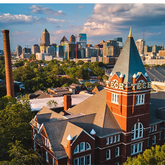
#> input picture ISYE 6740/HW1-clustering/GeorgiaTech.bmp, 165 x 165 px, shrunk from 400 x 400 before the run
$ jupyter execute --allow-errors Mondal_Mousom_HW1_report.ipynb   (shell and % lines are left out)
#> lines starting #> are read from the running program, lines starting #| are printed output that depends on the picture
### (5 points) What’s the main difference between supervised and unsupervised learning?

The supervised learning is done using labeled data i.e. the training data carries the knowledge of
what the output would be for a set of input data. In essence, the goal of supervised learning is
to learn a function that, given a sample of data and desired outputs, best approximates the
relationship between input and output observable in the data.

On contrary, unsupervised learning does not have labeled data, so its goal is to infer the pattern or
natural structure present within the dataset.

### (5 points) Will different initializations for k-means lead to different results?

k-means algorithm starts with random initialization of its centroids and number of centroids. while objective is to reduce the the WCSS ( within cluster sum of square) of all its points within preset iterations and/or thresholds , even though the solution may look like following a monotonically decreasing path, it may stuck at local minimum point. so based on the initialization of the centroids,
the solution can reach different local minimum every time but will not oscillate and will converge.

### (5 points) Give a short proof (can be in words but using correct logic) why k-means algorithm will converge in finite number of iterations.

The objective function of k-means is to reduce the distance between centroids and the prospective member of that cluster, so mathematically it would be a monotonously decreasing value and won't oscillate as we only assign new clusters when the new total distance is less than the previous one.  Also , the objective function is average sum of squared distance , whose minimum value can only be zero.
So, even though the objective function may not give a global minimum but will provide a local minimum within finite iteration and will converge.

### (5 points) What is the main difference between k-means and generalized k-means algorithm? Explain how the choice of the similarity/dissimilarity/distance will impact the result.

In classic k-means algorithm, we start with number of clusters that we want our data points to belong too, which may not lead to an optimum clusters or solutions whereas in generalized k-means - it uses v-fold cross-validation scheme to find and assign optimal number of clusters. In generalized k-means distance function is not euclidian but any distance function among few choices - such as euclidian and minkwoski and within minkwoski we can have manhattan, infinite or p-th root distance.

Similarity and dissimilary functions essentially sets the baseline as what attributes would be compared to categorize leading to difference in comparisons and using different distance function that suits that attribute compare. This has huge impact - such as if infite distance is chosen, then one big outlier point can dominate the whole cluster assignment, whereas the lower the values used for p-th root,  will minimize individual points effect on overall distance.

### (10 points) Consider the following simple graph

Write down the graph Laplacian matrix and find the eigenvectors associated with the zero eigenvalue.
Explain how do you find out the number of disconnected clusters in graph and identify these
disconnected clusters using these eigenvectors.

[cell 1]
import numpy as np
A=[[0,1,1,0,0],[1,0,1,0,0],[1,1,0,0,0],[0,0,0,0,1],[0,0,0,1,0]]
D = np.diag(np.sum(A, axis=1))
L = D-A

[cell 2]
print("Laplacian matrix....")
L

[cell 3]
vals,vecs=np.linalg.eig(L)
print("Eigen vectors.....")
print(vecs)

[cell 4]
vals[vals == 0]
print("Number of zeros in eignvalue indicates number of disconnected graph...")
print(f"Number of disconnected graph : { len(vals[vals == 0])}")

[cell 5]
vals

### 2 Image compression using clustering [40 points]

#### Generic code

[cell 6]
import numpy as np
from numpy.random import choice


def calculate_distance(X, centers, i_ord=2):
    return np.linalg.norm(X[:, np.newaxis, :] - centers, ord=i_ord, axis=2)


def assign_cluster_labels(S):
    return np.argmin(S, axis=1)

def update_centers(X, y, order):
    # X[:m, :d] == m points, each of dimension d
    # y[:m] == cluster labels
    m, d = X.shape
    k = max(y) + 1

    centers = np.empty((k, d))
    for j in range(k):
        # Compute the new center of cluster j,
        # i.e., centers[j, :d].
        if order == 2:
            centers[j, :d] = np.mean(X[y == j, :], axis=0)
        else:
            centers[j, :d] = np.median(X[y == j, :], axis=0)
    #print(f"New Centers : {centers}")
    return centers

def has_converged(old_centers, centers):
    return set([tuple(x) for x in old_centers]) == set([tuple(x) for x in centers])

def kmeans(X, k,
           starting_centers=None,
           max_steps=np.inf,
           order=2):
    if starting_centers is None:
        samples=choice(len(X),size=k, replace=False)
        #print(samples)
        centers=X[samples, :]
        #centers = initialize_centers(X, k)
    else:
        centers = starting_centers

    #print(centers)
    converged = False
    labels = np.zeros(len(X))
    i = 1
    while (not converged) and (i <= max_steps):
        old_centers = centers
        S = calculate_distance(X, centers,order)
        labels = assign_cluster_labels(S)
        centers = update_centers(X, labels, order)
        converged = has_converged(old_centers, centers)
        #print ("iteration", i, "WCSS = ", WCSS (S))
        i += 1
    print(f"Total Iteration: {i}")
    return labels

#### (20 points) - part 1
Use k-means with squared-ℓ2 norm as a metric, for GeorgiaTech.bmp and football.bmp
and also choose a third picture of your own to work on. We recommend size of 320 × 240 or smaller.
Run your k-means implementation with these pictures, with several different k = 2, 4, 8, 16.

Run your k-means implementation (with squared-ℓ2 norm) with random initialization centroids. Please
try multiple time and report the best one (in terms of the image quality).

Please write in your report, how long does it take to converge for each k (report the number of
iterations, and elapsed time in seconds) and also include the resulted compressed pictures for each k
in the report.

[cell 7]
from matplotlib import image, pyplot as plt
import time
from PIL import Image

pic_dict=[]

#plt_gtech=image.imread(r"C:\Users\mouso\Spring2022\ISYE6414\homework1-eb401e11-6b4e-48c9-b101-5fc9d6071480\data\GeorgiaTech.bmp")
plt_gtech=image.imread("GeorgiaTech.bmp")
#> plt_gtech is the input picture: shape (165, 165, 3); mean R, G, B 111.9, 104.8, 95.6
gtech_arr=np.array(plt_gtech)
r,c,l =gtech_arr.shape
#> r = 165; c = 165; l = 3
print("GATech.bmp: ",r,c,l)
#| GATech.bmp:  165 165 3
gtech_arr_reshape= np.reshape(gtech_arr,(r*c,l))
pic_dict.append({'gtech.bmp':[gtech_arr_reshape,(r,c,l)]})

#plt_football=image.imread(r"C:\Users\mouso\Spring2022\ISYE6414\homework1-eb401e11-6b4e-48c9-b101-5fc9d6071480\data\football.bmp")
plt_football=image.imread(r"football.bmp")
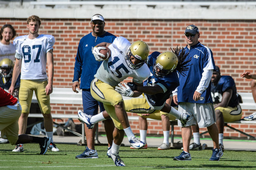
#> input picture ISYE 6740/HW1-clustering/football.bmp, 256 x 170 px, shrunk from 620 x 412 before the run
#> plt_football is the input picture: shape (170, 256, 3); mean R, G, B 126.6, 124.1, 114.2
football_arr=np.array(plt_football)
r,c,l =football_arr.shape
#> r = 170; c = 256
print("Football.bmp: ",r,c,l)
#| Football.bmp:  170 256 3
football_arr_reshape= np.reshape(football_arr,(r*c,l))
pic_dict.append({'football.bmp':[football_arr_reshape,(r,c,l)]})

#plt_koala=image.imread(r"C:\Users\mouso\Spring2022\ISYE6414\homework1-eb401e11-6b4e-48c9-b101-5fc9d6071480\data\purple.bmp")
plt_koala=image.imread(r"purple.bmp")
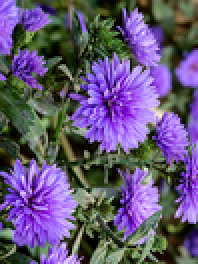
#> input picture ISYE 6740/HW1-clustering/purple.bmp, 99 x 132 px, shrunk from 240 x 320 before the run (shown 2 times larger)
#> plt_koala is the input picture: shape (132, 99, 3); mean R, G, B 99.3, 86.2, 119.1
koala_arr=np.array(plt_koala)
r,c,l =koala_arr.shape
#> r = 132; c = 99
print("purple.bmp: ",r,c,l)
#| purple.bmp:  132 99 3
koala_arr_reshape= np.reshape(koala_arr,(r*c,l))
pic_dict.append({'koala.jpeg':[koala_arr_reshape,(r,c,l)]})


print("******")


#print(football_arr_reshape.shape)
#print(football_arr_reshape)

cluster_no_list=[2,4,8,16]

for dist_order in [1,2]:
    print("#" * 15 + '-'*5 +'#'*15)
    print(f"Processing using {'L2' if dist_order ==2 else 'L1'} distance method")

    for i,pic in enumerate(pic_dict):
        print("#" * 15 + '-'*5 +'#'*15)
        for image,val in pic.items():
            #fig,ax=plt.subplots(2,2)
            #print(fig)
            #ax[i].imshow(val[0])
            for num_cluster in cluster_no_list:
                stime= time.time()
                plt.imshow(val[0])
                #plt.show()
                print("\n\n\n")
                print(f"Processing image START: {image}, cluster count: {num_cluster}")
                labels=kmeans(X=val[0],k=num_cluster,order=dist_order)
                #type(labels)
                ind=np.column_stack((val[0], labels))
                #print(ind)

                centers={}
                #print(set(labels))

                for i in set(labels):
                    c = ind[ind[:,3] == i].mean(axis=0)
                    centers[i] = c[:3]
                #print(centers)
                #print(f"Final centers {centers}")
                img_clustered = np.array([centers[i] for i in labels])

                img_disp=np.reshape(img_clustered,val[1],order="C")
                #print(img_disp.shape)
                arr=img_disp.astype(dtype='uint8')
                img=Image.fromarray(arr,'RGB')
                plt.imshow(img)
                plt.show()
                etime= time.time()
                print(f"Processing image END: {image}, cluster count: {num_cluster}, time taken:{etime-stime} seconds")
                plt.show()
            plt.show()
#> this loop made 2 passes
#> pass 1, `plt.show()`:
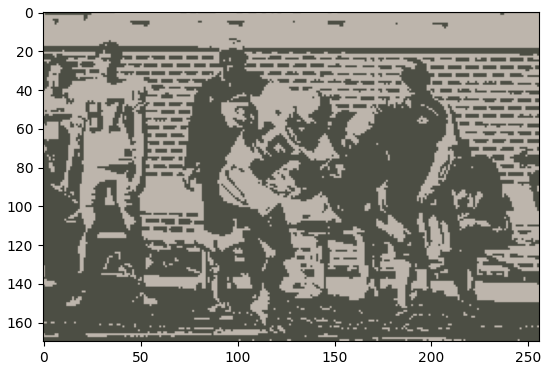
#> figure drawn by matplotlib, 1 panel
#> pass 1, `plt.show()`:
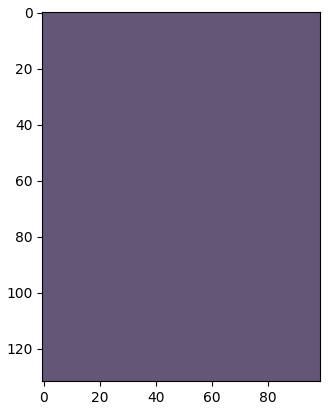
#> figure drawn by matplotlib, 1 panel
#> pass 2, `plt.show()`:
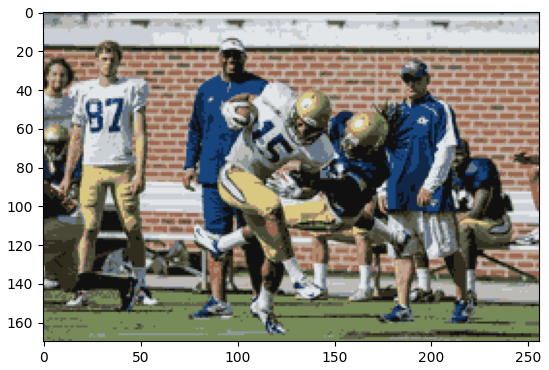
#> figure drawn by matplotlib, 1 panel
#> pass 2, `plt.show()`:
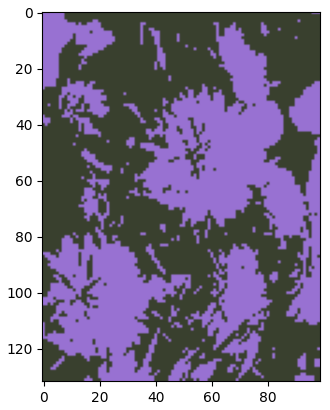
#> figure drawn by matplotlib, 1 panel
#> pass 2, `plt.show()`:
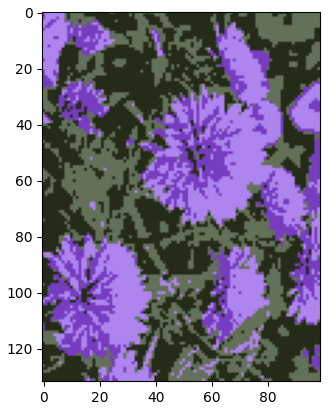
#> figure drawn by matplotlib, 1 panel
#> pass 2, `plt.show()`:
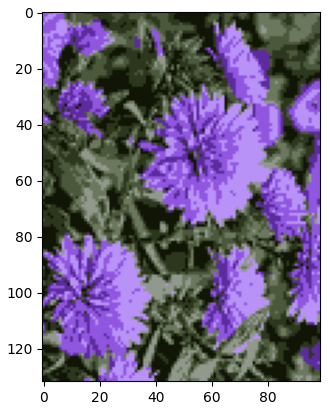
#> figure drawn by matplotlib, 1 panel
#> pass 2, `plt.show()`:
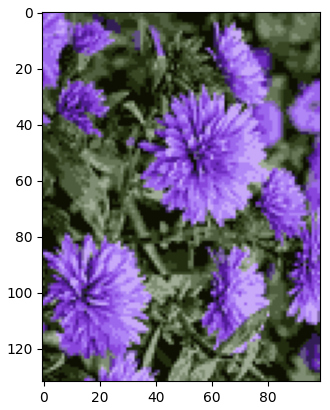
#> figure drawn by matplotlib, 1 panel
#> after the loop:
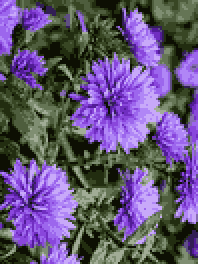
#> arr: shape (132, 99, 3) (shown 2 times larger); mean R, G, B 98.7, 85.6, 118.7
